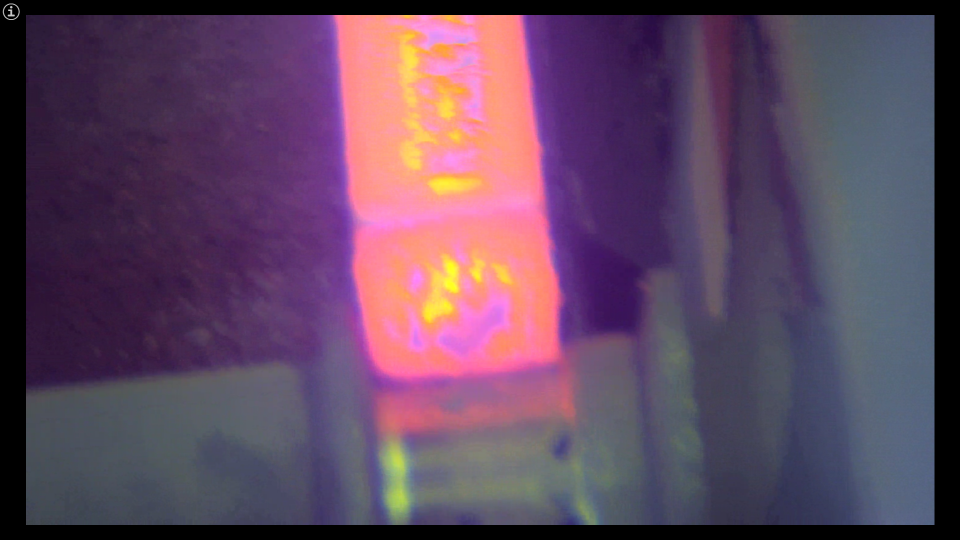
#> input picture img/Captura de pantalla (227).png, 1920 x 1080 px (shown at 1/2 size)
$ python transformadaHug.py
#> lines starting #> are read from the running program, lines starting #| are printed output that depends on the picture; after the words box and inside, x2 and y2 are one past the last pixel; in counts of white or black regions, pixels touching at a corner belong together
import cv2
import numpy as np

# Cargar la imagen
image = cv2.imread('img/Captura de pantalla (227).png')
#> image is the input picture: shape (1080, 1920, 3); mean B, G, R 96.1, 71, 97.3

# Convertir la imagen a espacio de color HSV
hsv = cv2.cvtColor(image, cv2.COLOR_BGR2HSV)
#> hsv: shape (1080, 1920, 3); mean H, S, V 108.7, 89.8, 111.4

# Definir los rangos de color para el rojo, amarillo y morado
lower_red = np.array([0, 100, 100])
upper_red = np.array([10, 255, 255])

lower_yellow = np.array([25, 100, 100])
upper_yellow = np.array([35, 255, 255])

lower_purple = np.array([140, 100, 100])
upper_purple = np.array([160, 255, 255])

# NUEVA MÁSCARA
lower_red_2 = np.array([160, 100, 100])
upper_red_2 = np.array([180, 255, 255])

# Definir el rango de color para los tonos naranjas
lower_orange = np.array([11, 100, 100])
upper_orange = np.array([25, 255, 255])

# Aplicar los umbrales de color para obtener las máscaras binarias
mask_red = cv2.inRange(hsv, lower_red, upper_red)
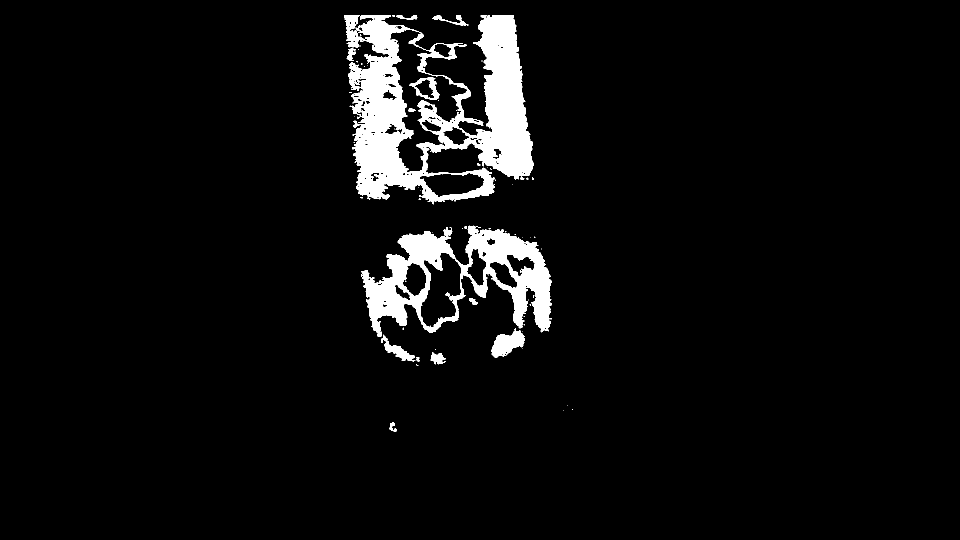
#> mask_red: shape (1080, 1920) (shown at 1/2 size); 5.1% white; 76 white regions (60 under 20 px), largest, box (x1, y1, x2, y2) and area: (688, 30, 1068, 409) 66052, (722, 451, 1104, 674) 32497, (982, 656, 1050, 716) 2193
mask_yellow = cv2.inRange(hsv, lower_yellow, upper_yellow)
#> mask_yellow: shape (1080, 1920); 0.19% white; 13 white regions (7 under 20 px), largest, box (x1, y1, x2, y2) and area: (886, 521, 916, 585) 1256, (850, 601, 903, 641) 1007, (865, 358, 918, 380) 824, (780, 891, 803, 929) 440, (946, 539, 960, 560) 197, (818, 112, 831, 130) 149
mask_purple = cv2.inRange(hsv, lower_purple, upper_purple)
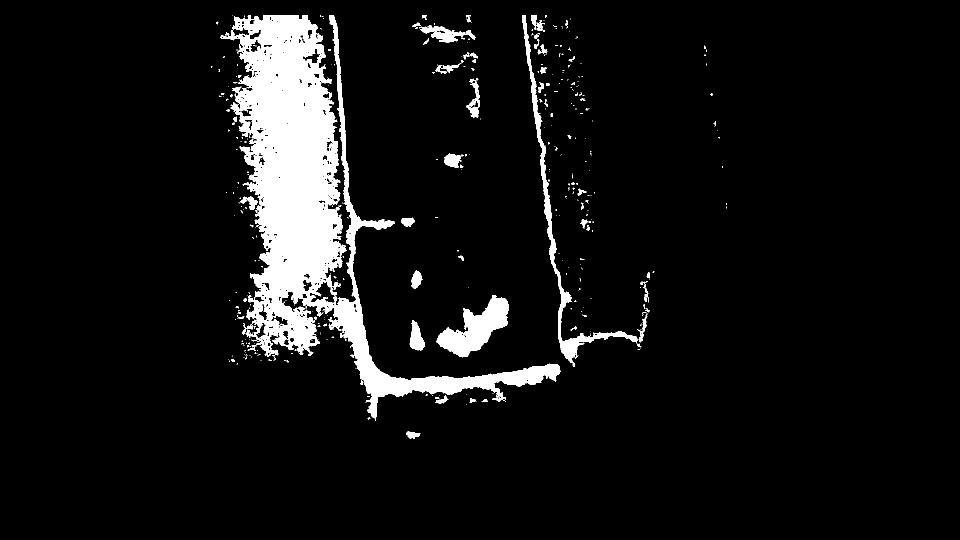
#> mask_purple: shape (1080, 1920) (shown at 1/2 size); 7.2% white; 429 white regions (359 under 20 px), largest, box (x1, y1, x2, y2) and area: (441, 30, 1121, 841) 122072, (872, 590, 1017, 715) 8094, (1044, 30, 1283, 734) 7860

mask_red_2 = cv2.inRange(hsv, lower_red_2, upper_red_2)
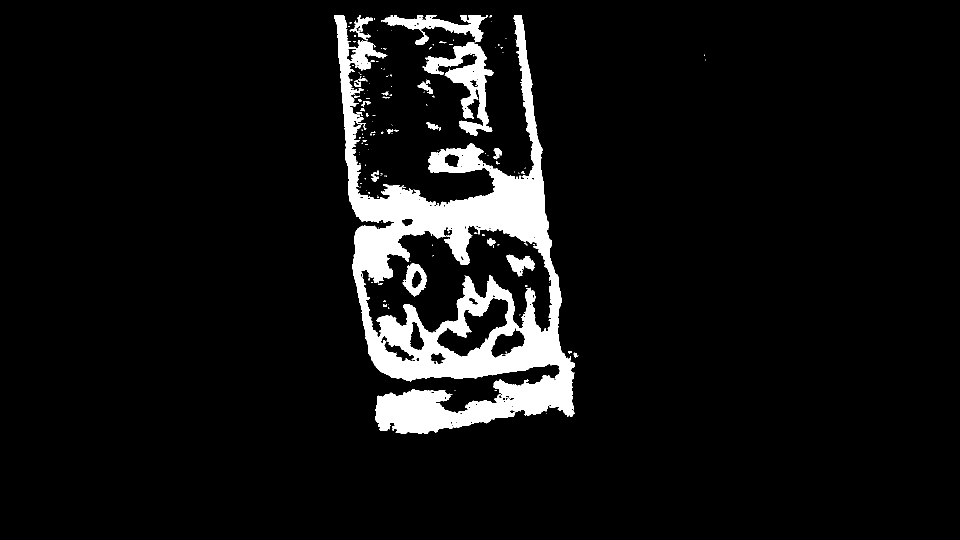
#> mask_red_2: shape (1080, 1920) (shown at 1/2 size); 7% white; 166 white regions (135 under 20 px), largest, box (x1, y1, x2, y2) and area: (668, 30, 1149, 868) 126869, (845, 84, 988, 272) 8749, (762, 30, 970, 90) 4484
mask_orange = cv2.inRange(hsv, lower_orange, upper_orange)
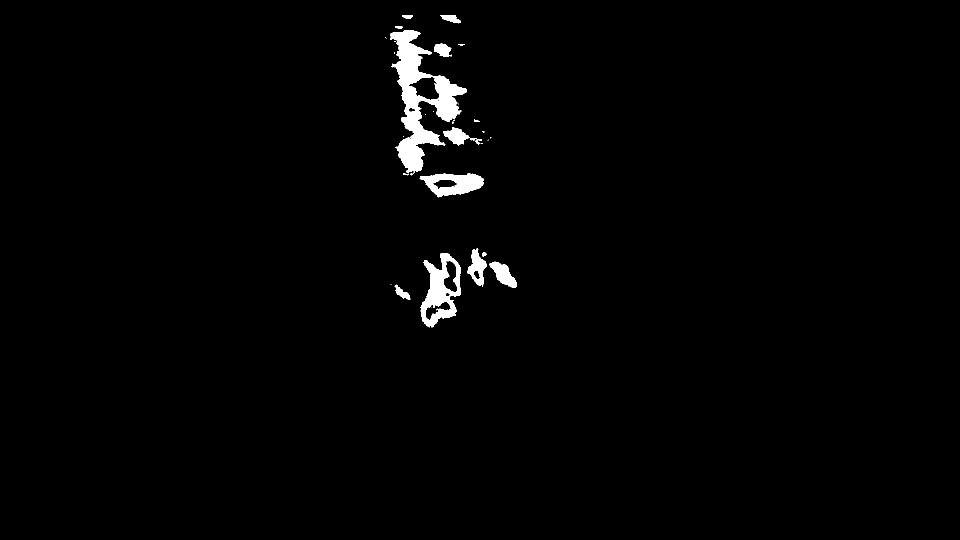
#> mask_orange: shape (1080, 1920) (shown at 1/2 size); 1.5% white; 34 white regions (18 under 20 px)

# Combinar las máscaras binarias
combined_mask = cv2.bitwise_or(mask_red, mask_purple, mask_red_2, mask_orange)

# Aplicar la máscara a la imagen original
masked_image = cv2.bitwise_and(image, image, mask=combined_mask)
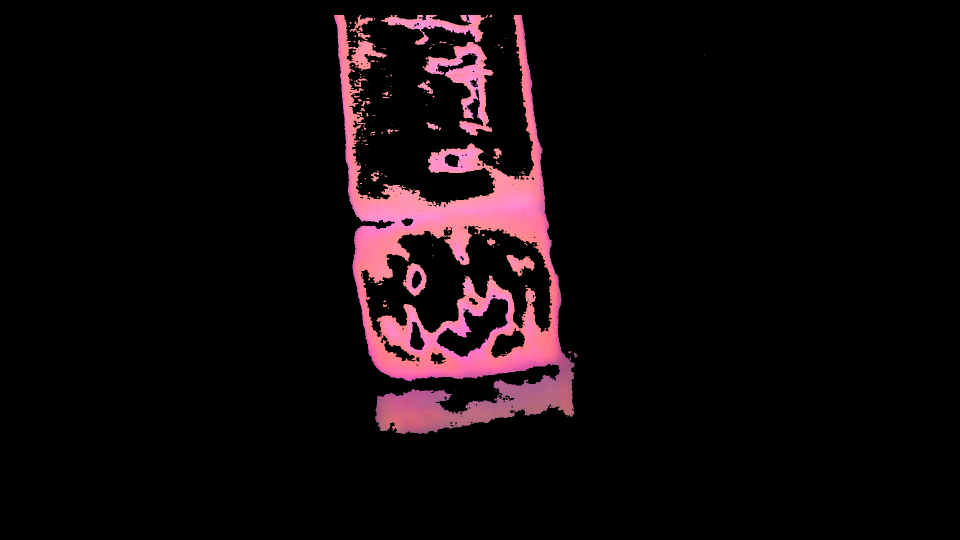
#> masked_image: shape (1080, 1920, 3) (shown at 1/2 size); mean B, G, R 11.4, 8.9, 16.9

# Aplicar el filtro de contraste a la imagen
gray_image = cv2.cvtColor(masked_image, cv2.COLOR_BGR2GRAY)
equalized_image = cv2.equalizeHist(gray_image)
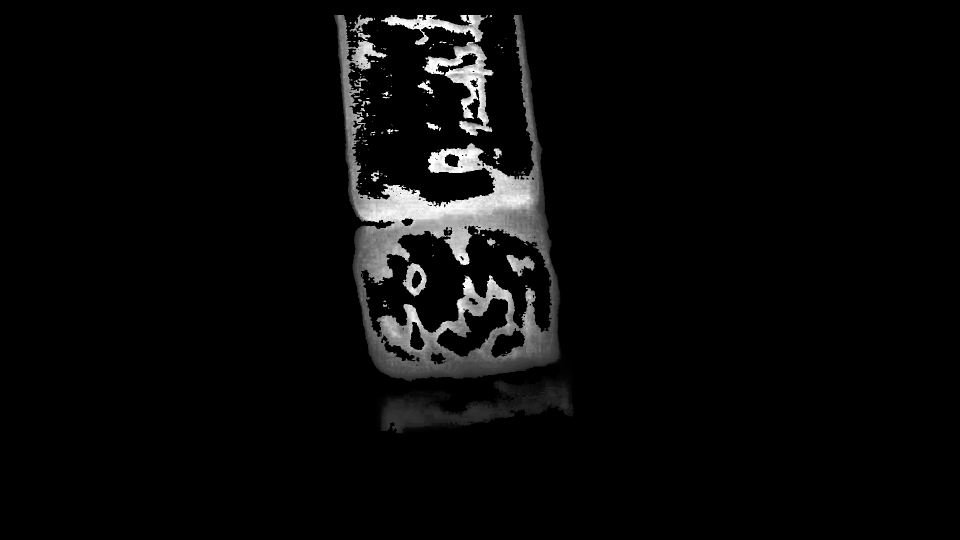
#> equalized_image: shape (1080, 1920) (shown at 1/2 size); min 0, max 255, mean 9.2

# Convertir la imagen de vuelta a color para trazar las líneas en verde
lines_image = cv2.cvtColor(equalized_image, cv2.COLOR_GRAY2BGR)

# Encontrar los contornos en la imagen resultante
contours, _ = cv2.findContours(combined_mask, cv2.RETR_EXTERNAL, cv2.CHAIN_APPROX_SIMPLE)
#> contours = 133 contours, 115 with area under 20; largest, box (x1, y1, x2, y2) and area: (668, 30, 1149, 868) 185560, (845, 84, 988, 272) 8362, (762, 30, 970, 90) 4158, (699, 30, 746, 81) 570, (835, 161, 866, 188) 273

if contours is not None:
    for contour in contours:
        # Aproximar el contorno poligonal
        epsilon = 0.02 * cv2.arcLength(contour, True)
        approx = cv2.approxPolyDP(contour, epsilon, True)

        # Dibujar las líneas rectas ajustadas al contorno
        cv2.drawContours(lines_image, [approx], 0, (0, 255, 0), 2)
#> this loop made 133 passes
#> (epsilon, approx) on passes 1, 2, 3, 5, 6, 9, 10, 11, 13, 15, 16, 17: (0.08, [[758, 857], [758, 859]]), (0, [[1092, 826]]), (0, [[1041, 822]]), (0.04, [[909, 780], [910, 780]]), (0.04, [[1140, 713], [1141, 713]]), (0.0566, [[756, 455], [757, 456]]), (0, [[763, 445]]), (0.08, [[875, 406], [875, 407], [876, 407], [876, 406]]), (0, [[754, 391]]), (0, [[732, 381]]), (0.04, [[818, 376], [818, 377]]), (0.0683, [[720, 373], [719, 374], [720, 374]])
#> epsilon on passes 4, 7, 8, 12, 14, 19: 0.177, 0.659, 0.365, 0.153, 0.177, 0.125
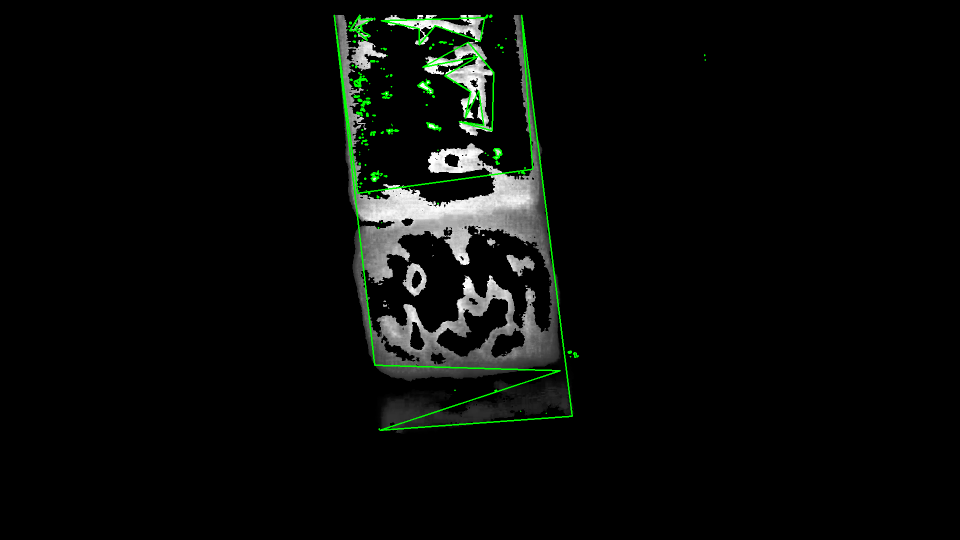
#> lines_image: shape (1080, 1920, 3) (shown at 1/2 size); mean B, G, R 8.5, 10.8, 8.5

window_width = 1980
window_height = 720

cv2.namedWindow('Resultado', cv2.WINDOW_NORMAL)
cv2.resizeWindow('Resultado', window_width, window_height)

# Mostrar la imagen resultante
cv2.imshow('Resultado', lines_image)
cv2.waitKey(0)
cv2.destroyAllWindows()

$ run again, with img/Captura de pantalla (160).png copied over img/Captura de pantalla (227).png
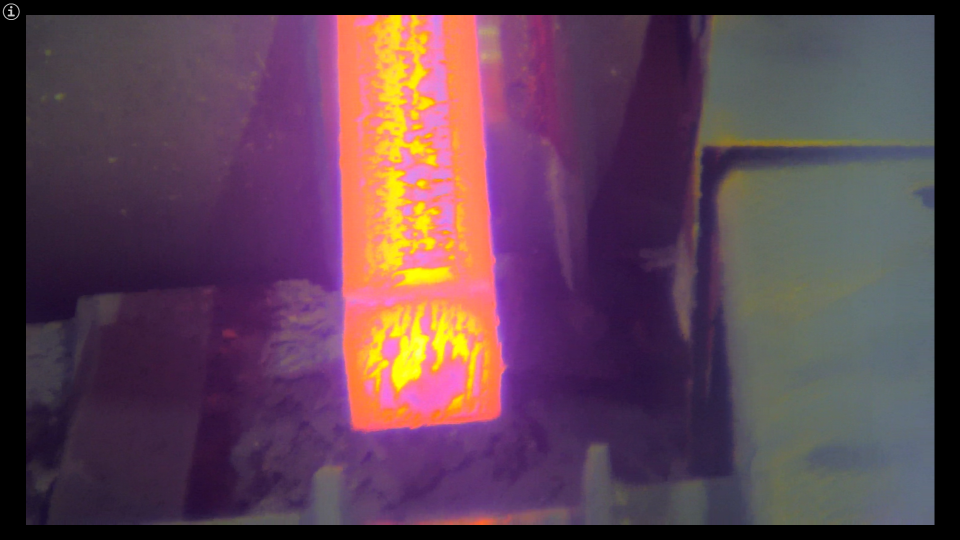
#> input picture img/Captura de pantalla (160).png, 1920 x 1080 px (shown at 1/2 size)
#> image is the input picture: shape (1080, 1920, 3); mean B, G, R 83, 66.4, 95.7
#> hsv: shape (1080, 1920, 3); mean H, S, V 104.8, 95, 103.4
#> `mask_red = cv2.inRange(hsv, lower_red, upper_red)`:
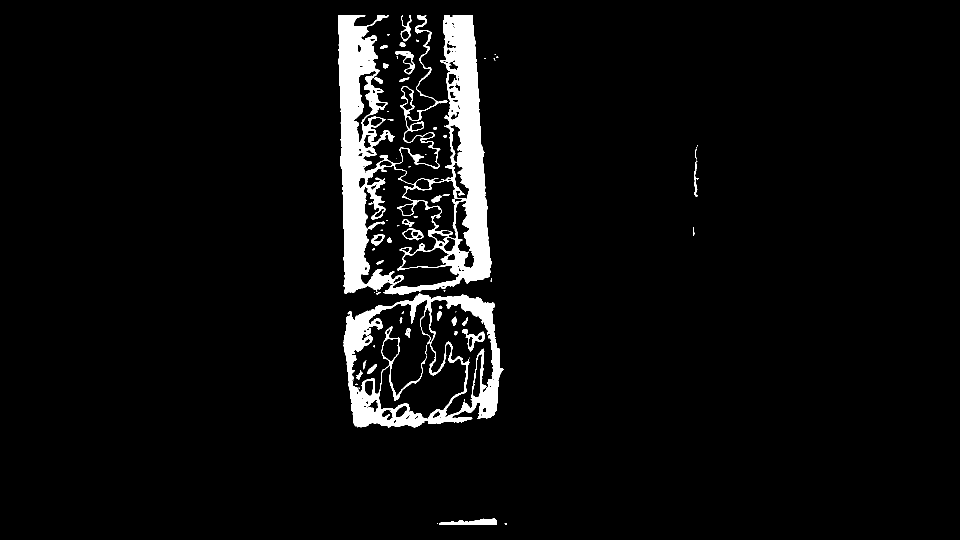
#> mask_red: shape (1080, 1920) (shown at 1/2 size); 4.7% white; 75 white regions (35 under 20 px), largest, box (x1, y1, x2, y2) and area: (676, 30, 983, 590) 67413, (686, 587, 1007, 855) 24228, (879, 1037, 994, 1050) 970
#> mask_yellow: shape (1080, 1920); 1.4% white; 64 white regions (19 under 20 px), largest, box (x1, y1, x2, y2) and area: (784, 623, 857, 781) 5329, (865, 627, 938, 739) 2912, (770, 337, 810, 479) 2851
#> mask_purple: shape (1080, 1920); 13.9% white; 302 white regions (244 under 20 px), largest, box (x1, y1, x2, y2) and area: (438, 30, 1157, 1050) 276807, (843, 125, 892, 201) 1433, (894, 741, 924, 788) 798
#> mask_red_2: shape (1080, 1920); 3.4% white; 137 white regions (73 under 20 px), largest, box (x1, y1, x2, y2) and area: (671, 30, 1015, 867) 25694, (790, 30, 924, 487) 15380, (758, 686, 933, 838) 10455
#> mask_orange: shape (1080, 1920); 3.1% white; 99 white regions (53 under 20 px)
#> contours = 114 contours, 71 with area under 20; largest, box (x1, y1, x2, y2) and area: (671, 30, 1015, 867) 95580, (790, 30, 924, 487) 19206, (801, 496, 900, 537) 2394, (819, 1027, 1028, 1050) 1805, (708, 142, 752, 284) 1626
#> the loop `for contour in contours:` made 114 passes
#> epsilon on passes 1, 3, 5, 6, 8, 9, 10, 11: 0.353, 1.53, 10.55, 0.353, 1.3, 0.513, 0.261, 0.869
#> after the loop `for contour in contours:`:
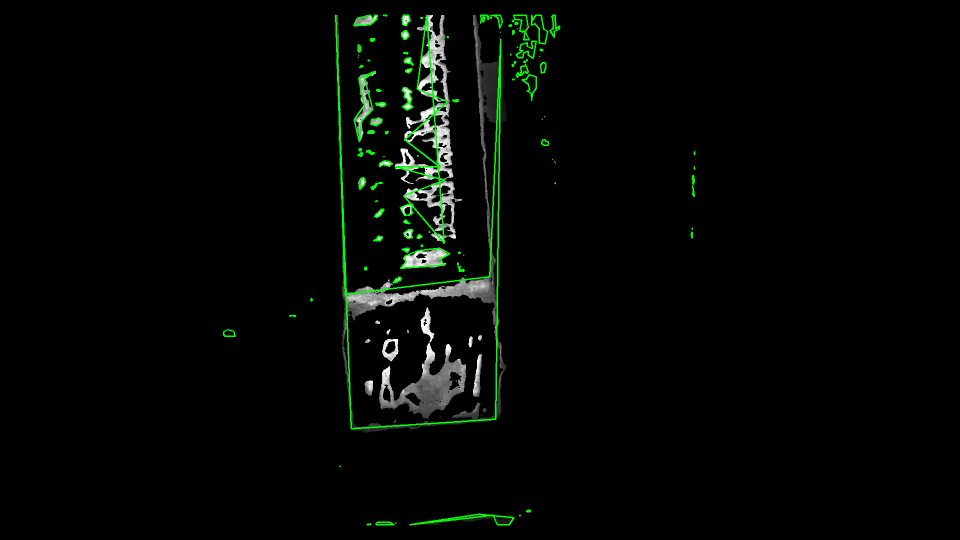
#> lines_image: shape (1080, 1920, 3) (shown at 1/2 size); mean B, G, R 3.8, 6.7, 3.8
